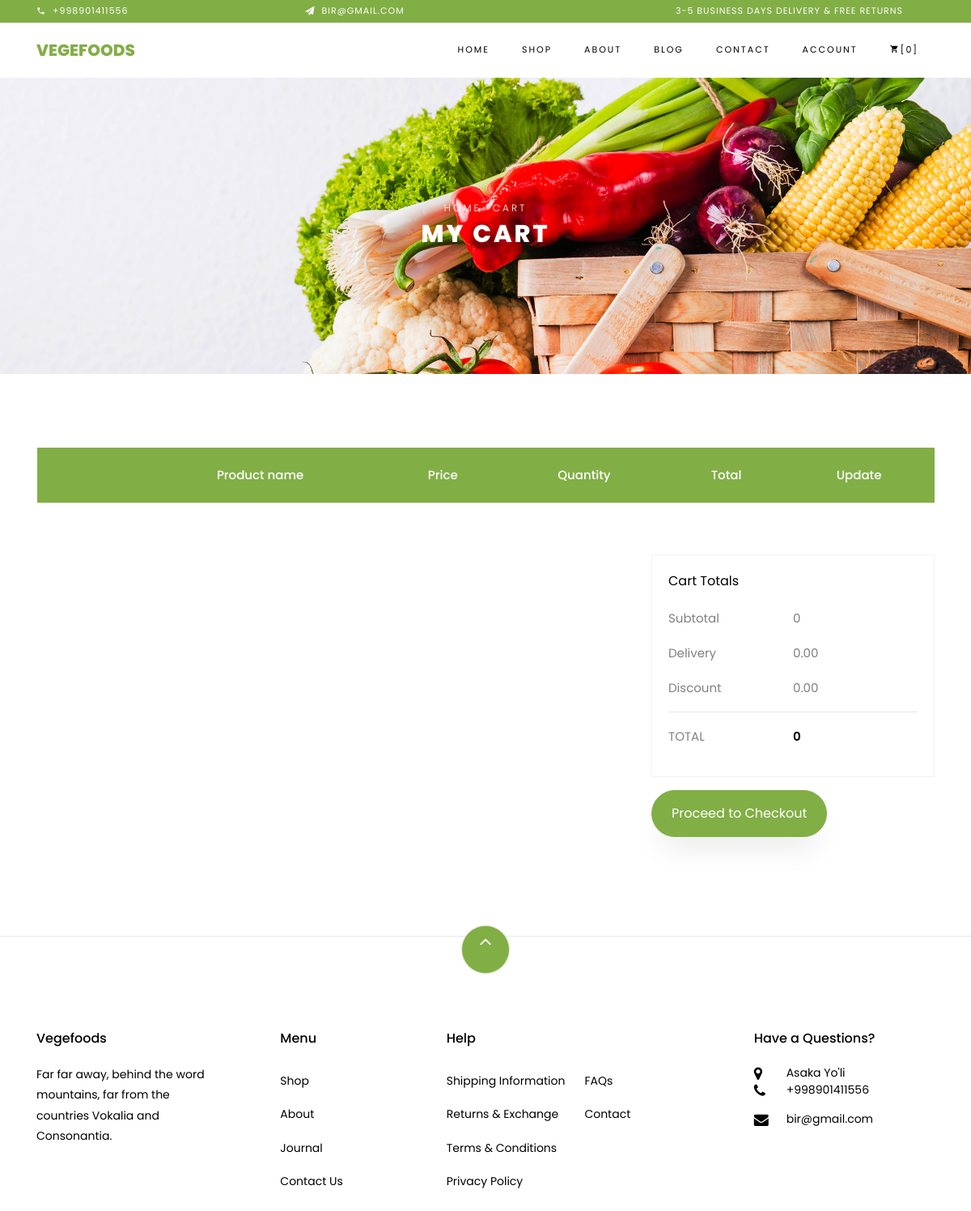
Screenshot of /cart/ (signed in) with the database file from the repository.
### main/models.py (models this page shows, shortened)
class Info(models.Model):
    address = models.CharField(max_length=255)
    phone_number = models.CharField(max_length=15)
    email = models.CharField(max_length=255)
    website = models.CharField(max_length=200)

### main/views.py (the view, shortened to what this page needs)
# urls.py: path('cart/',cart_view , name='cart_url'),
@login_required(login_url='/login/')
def cart_view(request):
    basket = 0
    if request.user.is_authenticated:
        user = request.user
        basket = Basket.objects.filter(user_id=user.id).count()
    else:
        basket = []
    products = []
    total = 0
    context ={
        'products': products,
        'basket': basket,
        'total': total,
        'contact': Info.objects.last()
    }
    return render(request, 'cart.html', context)

### template/cart.html (shortened to what this page needs)
{% extends 'base.html' %}
{% load static %}
{% block content %}
    <div class="hero-wrap hero-bread" style="background-image: url({% static 'images/bg_1.jpg' %});">
      <div class="container">
        <div class="row no-gutters slider-text align-items-center justify-content-center">
          <div class="col-md-9 ftco-animate text-center">
          	<p class="breadcrumbs"><span class="mr-2"><a href="{% url 'index_url' %}">Home</a></span> <span>Cart</span></p>
            <h1 class="mb-0 bread">My Cart</h1>
          </div>
        </div>
      </div>
    </div>
    <section class="ftco-section ftco-cart">
			<div class="container">
				<div class="row">
    			<div class="col-md-12 ftco-animate">
    				<div class="cart-list">
	    				<table class="table">
						    <thead class="thead-primary">
						      <tr class="text-center">
						        <th>&nbsp;</th>
						        <th>&nbsp;</th>
						        <th>Product name</th>
						        <th>Price</th>
						        <th>Quantity</th>
						        <th>Total</th>
								  <th>Update</th>
						      </tr>
						    </thead>
						  </table>
					  </div>
    			</div>
    		</div>
    		<div class="row justify-content-end">
    			<div class="col-lg-4 mt-5 cart-wrap ftco-animate">
    				<div class="cart-total mb-3">
    					<h3>Cart Totals</h3>
    					<p class="d-flex">
    						<span>Subtotal</span>
    						<span>{{total}}</span>
    					</p>
    					<p class="d-flex">
    						<span>Delivery</span>
    						<span>0.00</span>
    					</p>
    					<p class="d-flex">
    						<span>Discount</span>
    						<span>0.00</span>
    					</p>
    					<hr>
    					<p class="d-flex total-price">
    						<span>Total</span>
    						<span>{{total}}</span>
    					</p>
    				</div>
    				<p><a href="{% url 'checkout_url' %}" class="btn btn-primary py-3 px-4">Proceed to Checkout</a></p>
    			</div>
    		</div>
			</div>
		</section>
 {% endblock %}

### template/base.html (shortened to what this page needs)
{% load static %}
<!DOCTYPE html>
<html lang="en">
  <head>
    <link rel="stylesheet" href="{% static 'css/open-iconic-bootstrap.min.css' %}">
    <link rel="stylesheet" href="{% static 'css/animate.css' %}">
    <link rel="stylesheet" href="{% static 'css/owl.carousel.min.css' %}">
    <link rel="stylesheet" href="{% static 'css/owl.theme.default.min.css' %}">
    <link rel="stylesheet" href="{% static 'css/magnific-popup.css' %}">
    <link rel="stylesheet" href="{% static 'css/aos.css' %}">
    <link rel="stylesheet" href="{% static 'css/ionicons.min.css' %}">
    <link rel="stylesheet" href="{% static 'css/bootstrap-datepicker.css' %}">
    <link rel="stylesheet" href="{% static 'css/jquery.timepicker.css' %}">
    <link rel="stylesheet" href="{% static 'css/flaticon.css' %}">
    <link rel="stylesheet" href="{% static 'css/icomoon.css' %}">
    <link rel="stylesheet" href="{% static 'css/style.css' %}">
  </head>
  <body class="goto-here">
		<div class="py-1 bg-primary">
    	<div class="container">
    		<div class="row no-gutters d-flex align-items-start align-items-center px-md-0">
	    		<div class="col-lg-12 d-block">
		    		<div class="row d-flex">
		    			<div class="col-md pr-4 d-flex topper align-items-center">
					    	<div class="icon mr-2 d-flex justify-content-center align-items-center"><span class="icon-phone2"></span></div>
						    <span class="text">{{contact.phone_number}}</span>
					    </div>
					    <div class="col-md pr-4 d-flex topper align-items-center">
					    	<div class="icon mr-2 d-flex justify-content-center align-items-center"><span class="icon-paper-plane"></span></div>
						    <span class="text">{{contact.email}}</span>
					    </div>
					    <div class="col-md-5 pr-4 d-flex topper align-items-center text-lg-right">
						    <span class="text">3-5 Business days delivery &amp; Free Returns</span>
					    </div>
				    </div>
			    </div>
		    </div>
		  </div>
    </div>
    <nav class="navbar navbar-expand-lg navbar-dark ftco_navbar bg-dark ftco-navbar-light" id="ftco-navbar">
	    <div class="container">
	      <a class="navbar-brand" href="{% url 'index_url'  %}">Vegefoods</a>
	      <div class="collapse navbar-collapse" id="ftco-nav">
	        <ul class="navbar-nav ml-auto">
	          <li class="nav-item active"><a href="{% url 'index_url' %}" class="nav-link">Home</a></li>
	          <li class="nav-item"><a href="{% url 'shop_url' %}" class="nav-link">Shop</a></li>
	          <li class="nav-item"><a href="{% url 'about_url' %}" class="nav-link">About</a></li>
	          <li class="nav-item"><a href="{% url 'blog_url' %}" class="nav-link">Blog</a></li>
	          <li class="nav-item"><a href="{% url 'contact_url' %}" class="nav-link">Contact</a></li>
                {% if user.is_authenticated %}
                <li class="nav-item"><a href="{% url 'account_url' %}" class="nav-link">Account</a></li>
	          <li class="nav-item cta cta-colored"><a href="{% url 'cart_url' %}" class="nav-link"><span class="icon-shopping_cart"></span>[{{basket}}]</a></li>
                {% else %}
                <li class="nav-item"><a href="{% url 'login_url' %}" class="nav-link">Login</a></li>
	          <li class="nav-item cta cta-colored"><a href="{% url 'cart_url' %}" class="nav-link"><span class="icon-shopping_cart"></span>[0]</a></li>
                {% endif %}
	        </ul>
	      </div>
	    </div>
	  </nav>
{% block content %}
{% endblock %}
    <footer class="ftco-footer ftco-section">
      <div class="container">
      	<div class="row">
      		<div class="mouse">
						<a href="#" class="mouse-icon">
							<div class="mouse-wheel"><span class="ion-ios-arrow-up"></span></div>
						</a>
					</div>
      	</div>
        <div class="row mb-5">
          <div class="col-md">
            <div class="ftco-footer-widget mb-4">
              <h2 class="ftco-heading-2">Vegefoods</h2>
              <p>Far far away, behind the word mountains, far from the countries Vokalia and Consonantia.</p>
            </div>
          </div>
          <div class="col-md">
            <div class="ftco-footer-widget mb-4 ml-md-5">
              <h2 class="ftco-heading-2">Menu</h2>
              <ul class="list-unstyled">
                <li><a href="#" class="py-2 d-block">Shop</a></li>
                <li><a href="#" class="py-2 d-block">About</a></li>
                <li><a href="#" class="py-2 d-block">Journal</a></li>
                <li><a href="#" class="py-2 d-block">Contact Us</a></li>
              </ul>
            </div>
          </div>
          <div class="col-md-4">
             <div class="ftco-footer-widget mb-4">
              <h2 class="ftco-heading-2">Help</h2>
              <div class="d-flex">
	              <ul class="list-unstyled mr-l-5 pr-l-3 mr-4">
	                <li><a href="#" class="py-2 d-block">Shipping Information</a></li>
	                <li><a href="#" class="py-2 d-block">Returns &amp; Exchange</a></li>
	                <li><a href="#" class="py-2 d-block">Terms &amp; Conditions</a></li>
	                <li><a href="#" class="py-2 d-block">Privacy Policy</a></li>
	              </ul>
	              <ul class="list-unstyled">
	                <li><a href="#" class="py-2 d-block">FAQs</a></li>
	                <li><a href="#" class="py-2 d-block">Contact</a></li>
	              </ul>
	            </div>
            </div>
          </div>
          <div class="col-md">
            <div class="ftco-footer-widget mb-4">
            	<h2 class="ftco-heading-2">Have a Questions?</h2>
            	<div class="block-23 mb-3">
	              <ul>
	                <li><span class="icon icon-map-marker"></span><span class="text">{{contact.address}}</span></li>
	                <li><a href="#"><span class="icon icon-phone"></span><span class="text">{{contact.phone_number}}</span></a></li>
	                <li><a href="#"><span class="icon icon-envelope"></span><span class="text">{{contact.email}}</span></a></li>
	              </ul>
	            </div>
            </div>
          </div>
        </div>
      </div>
    </footer>
  </body>
</html>

### static/css/icomoon.css (style rules this page uses)
[class^="icon-"], [class*=" icon-"] { font-family: 'icomoon' !important; speak: none; font-style: normal; font-weight: normal; font-variant: normal; text-transform: none; line-height: 1; -webkit-font-smoothing: antialiased; -moz-osx-font-smoothing: grayscale; }
.icon-map-marker:before { content: "\f041"; }
.icon-phone:before { content: "\f095"; }
.icon-envelope:before { content: "\f0e0"; }
.icon-paper-plane:before { content: "\f1d8"; }
.icon-phone2:before { content: "\e0cd"; }
.icon-shopping_cart:before { content: "\e8cc"; }

### rows the page displays
Info: phone_number "+998901411556", email "BIR@GMAIL.COM", address "Asaka Yo'li", email "bir@gmail.com"

### other values shown
{{ basket }} "0"
{{ total }} "0"
